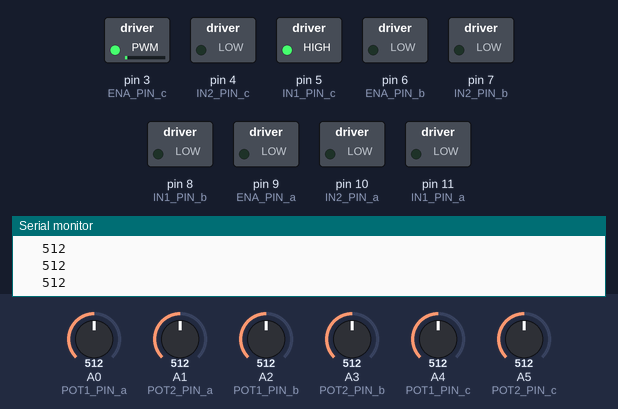
A sketch run on a simulated Arduino Uno, built with avr-gcc and run on an emulated ATmega328P. Parts: switched loads named in the sketch (green lamp = pin HIGH), the last lines printed to the serial monitor. The test bench sets the inputs (shaded band); at power-on: A4 (POT1_PIN_c) = 512, A0 (POT1_PIN_a) = 512, A5 (POT2_PIN_c) = 512, A1 (POT2_PIN_a) = 512, A2 (POT1_PIN_b) = 512, A3 (POT2_PIN_b) = 512.

Above: at 1.2 s.
1.3 s: A4 (POT1_PIN_c) set to 630
At 1.9 s:
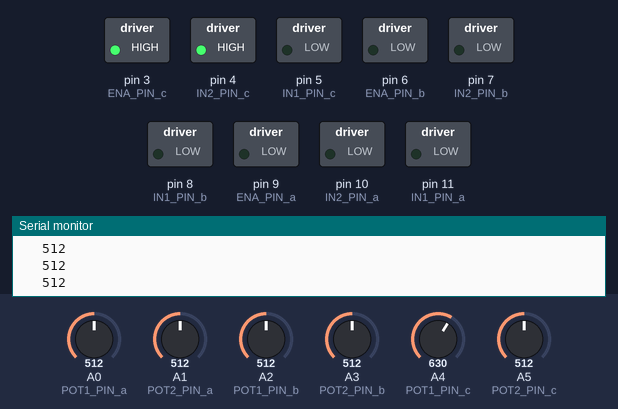
2.8 s: A0 (POT1_PIN_a) set to 630
At 4.0 s:
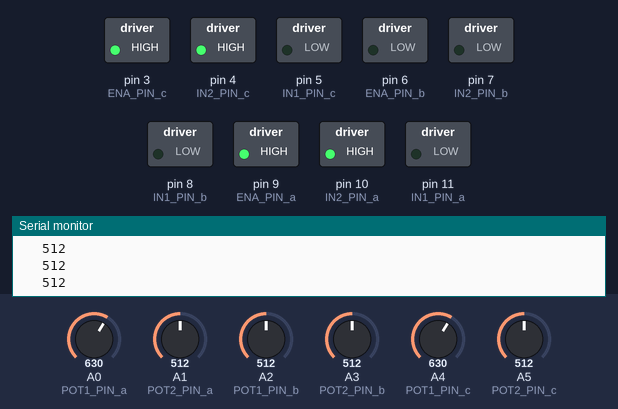
4.3 s: A5 (POT2_PIN_c) set to 630
At 5.0 s:
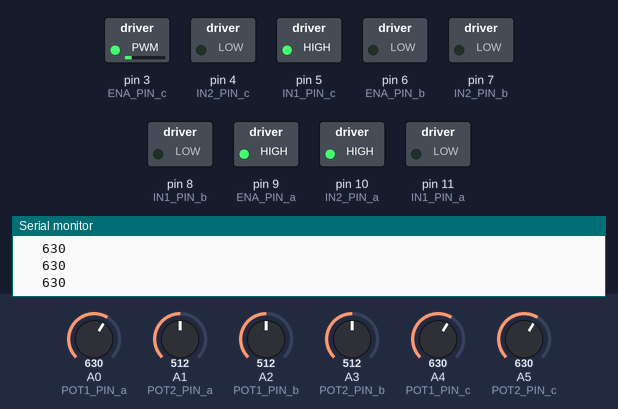
5.8 s: A1 (POT2_PIN_a) set to 536
At 7.0 s:
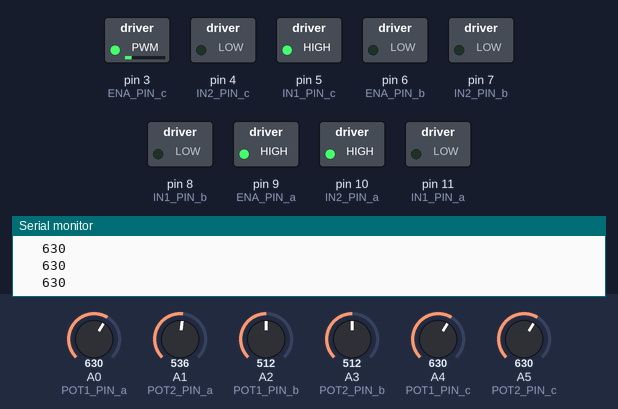
7.3 s: A2 (POT1_PIN_b) set to 630
At 7.9 s:
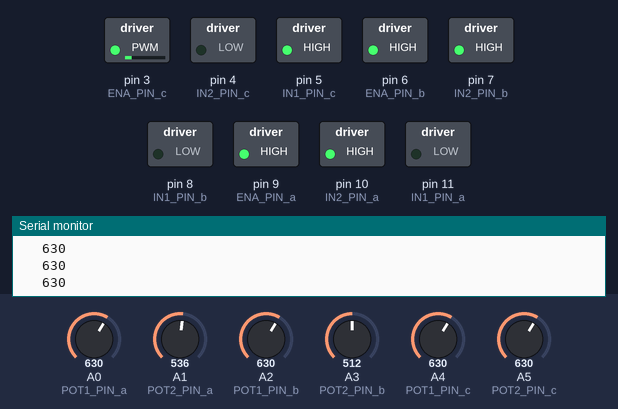
8.8 s: A3 (POT2_PIN_b) set to 528
At 9.4 s:
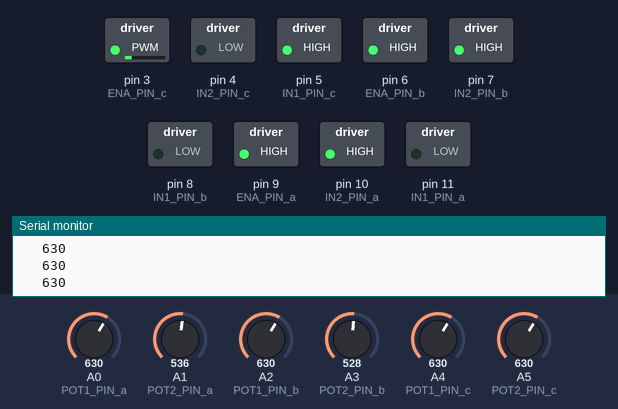
Timing chart, 0 to 11.3 s (numbered marks = the images above; inputs shaded):
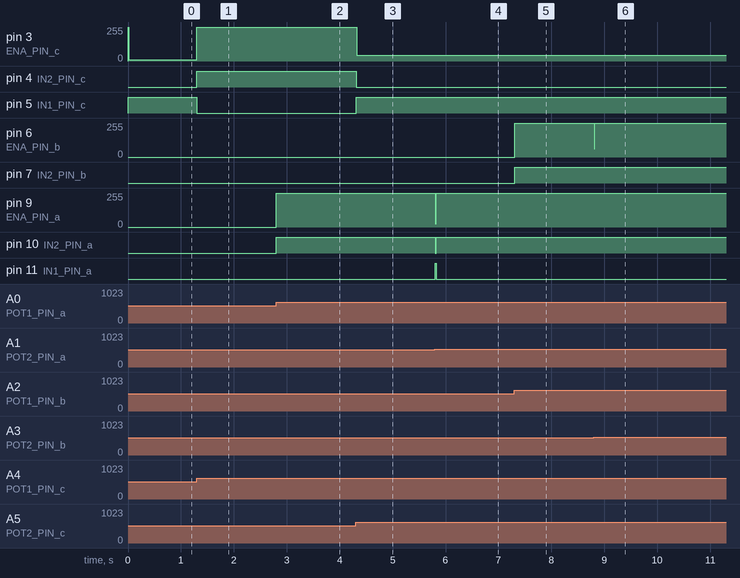

Measured:
- after the input at 1.3 s, pin 3 (ENA_PIN_c): 8/255 → 255/255 at once; pin 4 (IN2_PIN_c): LOW → HIGH at once; pin 5 (IN1_PIN_c): HIGH → LOW at once
- after the input at 2.8 s, pin 9 (ENA_PIN_a): 0/255 → 255/255 at once; pin 10 (IN2_PIN_a): LOW → HIGH at once
- after the input at 4.3 s, pin 3 (ENA_PIN_c): 255/255 → 42/255 at once; pin 4 (IN2_PIN_c): HIGH → LOW at once; pin 5 (IN1_PIN_c): LOW → HIGH at once
- after the input at 5.8 s, pin 9 (ENA_PIN_a): 255/255 → 25/255 at once, → 255/255 0.01 s later; pin 10 (IN2_PIN_a): HIGH → LOW at once, → HIGH 0.01 s later; pin 11 (IN1_PIN_a): LOW → HIGH at once, → LOW 0.01 s later
- after the input at 7.3 s, pin 6 (ENA_PIN_b): 0/255 → 255/255 at once; pin 7 (IN2_PIN_b): LOW → HIGH at once
- after the input at 8.8 s, pin 6 (ENA_PIN_b): 255/255 → 62/255 at once, → 255/255 0.01 s later

The sketch:

PID_finlal.ino
```cpp
#include <PID_v1.h>

// Motor A pins
const byte ENA_PIN_a = 9;
const byte IN1_PIN_a = 11;
const byte IN2_PIN_a = 10;

// Motor B pins
const byte ENA_PIN_b = 6;
const byte IN1_PIN_b = 8;
const byte IN2_PIN_b = 7;

// Motor B pins
const byte ENA_PIN_c = 3;
const byte IN1_PIN_c = 5;
const byte IN2_PIN_c = 4;

// Potentiometer pins
// POT1 = user, POT2 = robot;
const int POT1_PIN_a = A0;
const int POT2_PIN_a = A1;
const int POT1_PIN_b = A2;
const int POT2_PIN_b = A3;
const int POT1_PIN_c = A4;
const int POT2_PIN_c = A5;

// PID variables
int val = 0;
int valb = 0;
int valc=0;

int encoder_valb=0;
int encoder_val =0;
int encoder_valc=0;
float kp = 0.2;
float ki = 0.00000 ;
float kd = 10.00;
float kpb = 0.2;
float kib = 0.0;
float kdb=12.00;
float kpc = 0.2;
float kic = 0.00000 ;
float kdc = 11.00;

float Theta, Theta_d, Thetab, Theta_db, Thetac, Theta_dc;
int dt, dtb, dtc;
unsigned long t, tb, tc;
unsigned long t_prev = 0, t_prevb=0, t_prevc=0;

int val_prev = 0,val_prevb=0,val_prevc=0;
float e, e_prev = 0, inte, inte_prev = 0;
float eb, e_prevb=0,inteb,inte_prevb=0;
float ec, e_prevc=0,intec,inte_prevc=0;

float Vmax = 12;
float Vmin = -12;
float V = 0.1;
float Vb=0.1;
float Vc=0;


//***Motor Driver Functions*****
void WriteDriverVoltage(float V, float Vmax,const byte PWMPin, const byte DirPin1, const byte DirPin2) {
  int PWMval = int(255 * abs(V) / Vmax);
  if (PWMval > 255) {
    PWMval = 255;
  }
  if (V > 0) {
    digitalWrite(DirPin1, HIGH);
    digitalWrite(DirPin2, LOW);
  }
  else if (V < 0) {
    digitalWrite(DirPin1, LOW);
    digitalWrite(DirPin2, HIGH);
  }
  else {
    digitalWrite(DirPin1, LOW);
    digitalWrite(DirPin2, LOW);
  }
  analogWrite(PWMPin, PWMval);

}


void setup() {
  Serial.begin(9600);
  pinMode(IN1_PIN_a, OUTPUT);
  pinMode(IN1_PIN_b, OUTPUT);
  pinMode(IN1_PIN_c, OUTPUT);

  pinMode(IN2_PIN_a, OUTPUT);
  pinMode(IN2_PIN_b, OUTPUT);
  pinMode(IN2_PIN_c, OUTPUT);

}


void loop() {
  val = analogRead(POT1_PIN_a);                           // Read V_out from Reference Pot
  encoder_val =analogRead(POT2_PIN_a);               // Read V_out from Feedback Pot
  valb=analogRead(POT1_PIN_b);
  encoder_valb=analogRead(POT2_PIN_b);
  valc=analogRead(POT1_PIN_c);
  encoder_valc=analogRead(POT2_PIN_c);
  valc-=5;
  t = millis();
  dt = (t - t_prev);                                  // Time step
  Theta = val;                                        // Theta= Actual Angular Position of the Motor
  Theta_d = encoder_val;                              // Theta_d= Desired Angular Position of the Motor

  e = Theta_d - Theta;                                // Error
  inte = inte_prev + (dt * (e + e_prev) / 2);         // Integration of Error
  V = kp * e + ki * inte + (kd * (e - e_prev) / dt) ; // Controlling Function

  if (V > Vmax) {
      V = Vmax;
      inte = inte_prev;
    }
    if (V < Vmin) {
      V = Vmin;
      inte = inte_prev;
      val_prev= val;
  }

  tb = millis();
  dtb = (tb - t_prevb);                                  // Time step
  Thetab = valb;                                        // Theta= Actual Angular Position of the Motor
  Theta_db = encoder_valb;                              // Theta_d= Desired Angular Position of the Motor

  eb = Theta_db - Thetab;                                // Error
  inteb = inte_prevb + (dtb * (eb + e_prevb) / 2);         // Integration of Error
  Vb = kpb * eb + kib * inteb + (kdb * (eb - e_prevb) / dtb) ; // Controlling Function

  if (Vb > Vmax) {
      Vb = Vmax;
      inteb = inte_prevb;
    }
    if (Vb < Vmin) {
      Vb = Vmin;
      inteb = inte_prevb;
      val_prevb= valb;
  }

  tc = millis();
  dtc = (tc - t_prevc);                                  // Time step

  if(valc<510){
    valc=510;
  }
  else if(620<valc){
    valc=620;
  }
  Thetac = valc;                                        // Theta= Actual Angular Position of the Motor
  Theta_dc = encoder_valc;                              // Theta_d= Desired Angular Position of the Motor


  ec = Theta_dc - Thetac;                                // Error
  intec = inte_prevc + (dtc * (ec + e_prevc) / 2);         // Integration of Error
  Vc = kpc * ec + kic * intec + (kdc * (ec - e_prevc) / dtc) ; // Controlling Function
Serial.println(encoder_valc); Serial.print(" \t");
  if (Vc > Vmax) {
      Vc = Vmax;
      intec = inte_prevc;
    }
    if (Vc < Vmin) {
      Vc = Vmin;
      intec = inte_prevc;
      val_prevc= valc;
  }

  WriteDriverVoltage(V, Vmax, ENA_PIN_a, IN1_PIN_a,IN2_PIN_a);
  WriteDriverVoltage(Vb, Vmax,ENA_PIN_b, IN1_PIN_b,IN2_PIN_b);
  WriteDriverVoltage(Vc, Vmax,ENA_PIN_c, IN1_PIN_c,IN2_PIN_c);

  //Serial.println(valc); Serial.print(" \t");
  //  Serial.print(Theta); Serial.print(" \t ");
    delay(10);
    t_prev = t;
    inte_prev = inte;
    e_prev = e;

    t_prevb = tb;
    inte_prevb = inteb;
    e_prevb = eb;

    t_prevc = tc;
    inte_prevc = intec;
    e_prevc = ec;
}
```
